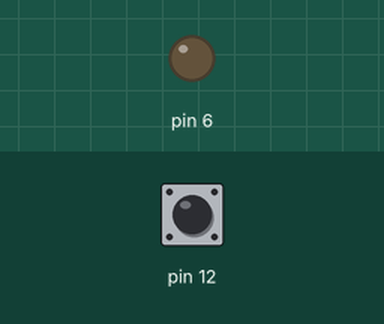
Simulated run of this sketch. Board: Arduino Uno, built with avr-gcc and run on an emulated ATmega328P. On the bench: output pins drawn as LEDs (lit = HIGH). The test bench sets the inputs (shaded band); at power-on: pin 12 HIGH. What the sketch prints to the serial monitor is not drawn.

Above: at 1.2 s.
1.3 s: pin 12 pulled LOW for 0.15 s
Timing chart, 0 to 4.3 s (numbered marks = the images above; inputs shaded):
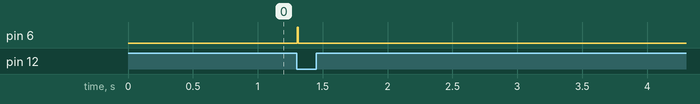

Measured:
- after the input at 1.3 s, pin 6: LOW → HIGH at once, → LOW 0.01 s later

The sketch:

0113a_OneValue_only_to_max.ino
```cpp
int but; int EXbut;
void setup() {
  Serial.begin(9600);
  pinMode(6, OUTPUT);
  pinMode(12, INPUT_PULLUP);
}
void loop() {
  int but = digitalRead(12);
  if (but == 1) {
    EXbut = 1;
  }
  if (but != EXbut and but == 0)
  {
    Serial.println(analogRead(A0));
    digitalWrite(6, HIGH);
  }
  EXbut = but;
  delay(10);
  digitalWrite(6, LOW);
}
```
